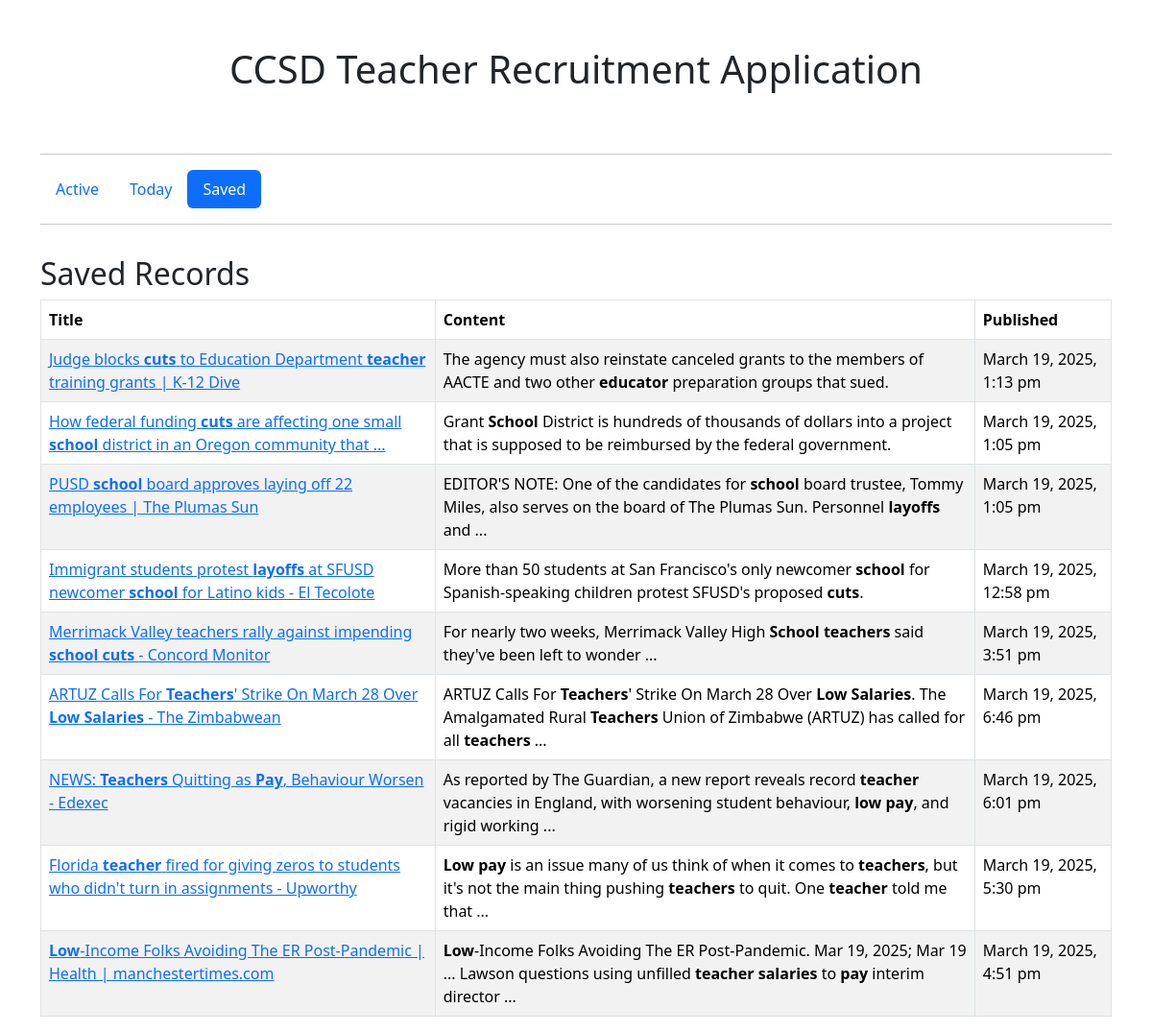
The page /saved.php on the database as committed earlier.
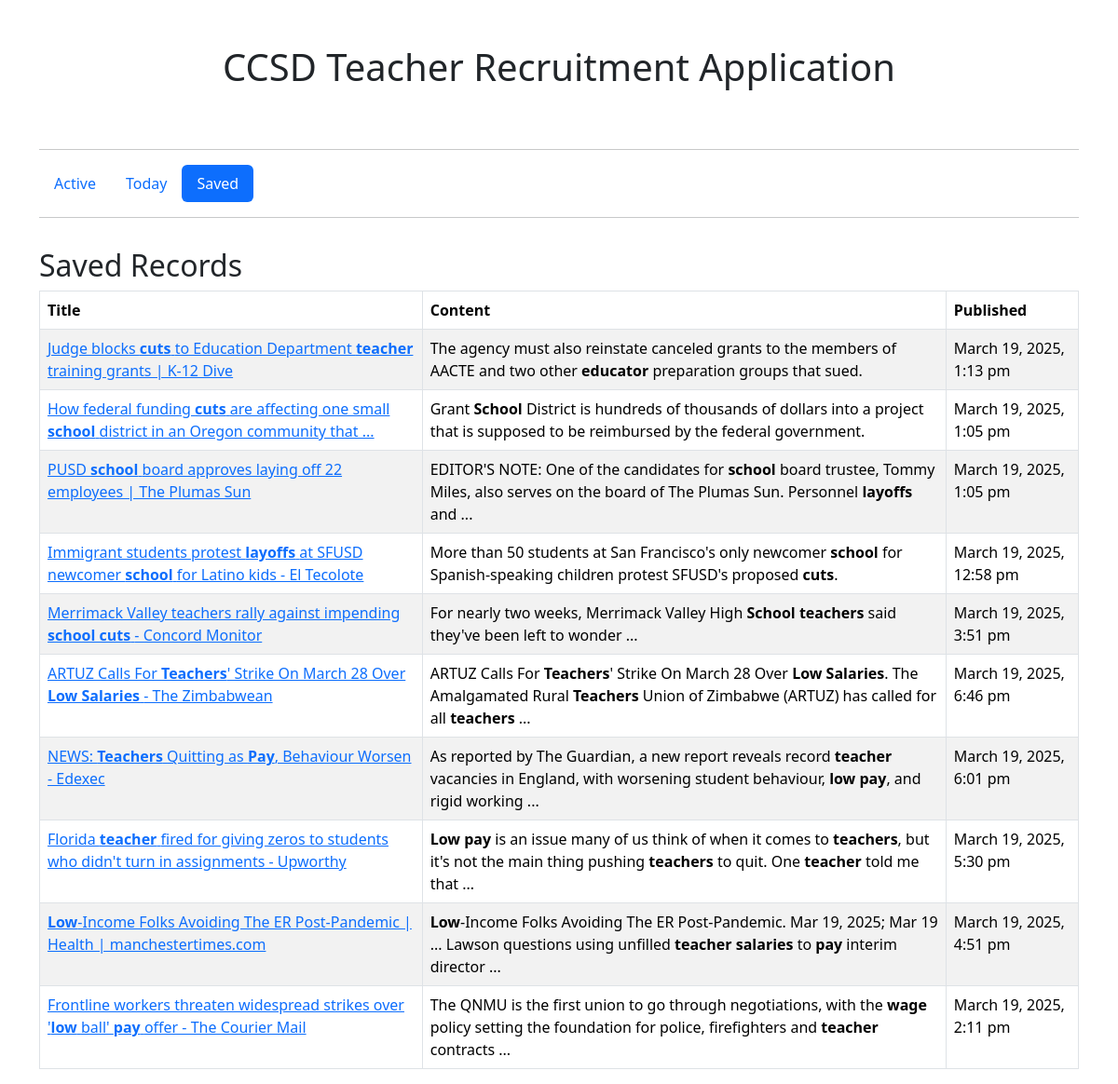
The same page on the database as committed later.
### tables this page shows
CREATE TABLE teacherRecruitment (
    id INTEGER PRIMARY KEY, 
    title TEXT UNIQUE, 
    content TEXT UNIQUE, 
    published TEXT, 
    link TEXT UNIQUE,
    active BOOLEAN DEFAULT 1, 
    saved BOOLEAN DEFAULT 0);

### saved.php (the view, shortened to what this page needs)
<?php
include('includes/head.php');
include('includes/header.php');
$db = new SQLite3('teacherRecruitment.db');
?>
    <div class="container">
        <div class="row">
            <div class="col">
                <h2>Saved Records</h2>
                <table id="savedTable" class="table table-striped table-bordered">
                    <thead>
                    <tr>
                        <th>Title</th>
                        <th>Content</th>
                        <th>Published</th>
                    </tr>
                    </thead>
                    <tbody>
                    <?php
                    $results = $db->query("SELECT * FROM teacherRecruitment WHERE saved = 1");
                    while ($row = $results->fetchArray(SQLITE3_ASSOC)) { ?>
                        <tr>
                            <td><a href='<?php echo $row['link']; ?>'><?php echo $row['title']; ?></a></td>
                            <td><?php echo $row['content']; ?></td>
                            <td><?php echo $row['published']; ?></td>
                        </tr>
                    <?php }
                    ?>
                    </tbody>
                </table>
            </div>
        </div>
    </div>
<?php include('includes/footer.php'); ?>

### includes/head.php (shortened to what this page needs)
<!doctype html>
<html lang="en">
<head>
    <link rel="stylesheet" href="https://cdn.jsdelivr.net/npm/bootstrap@5.3.3/dist/css/bootstrap.min.css">
    <link rel="stylesheet" href="https://cdn.datatables.net/2.2.2/css/dataTables.dataTables.css" />
</head>
<body>

### includes/header.php (shortened to what this page needs)
<div class="container pt-5 pb-3">
    <div class="row">
        <div class="col">
            <h1 class="text-center pb-5">CCSD Teacher Recruitment Application</h1>
            <hr/>
            <?php
            $currentUri = $_SERVER['REQUEST_URI'];
            if ($currentUri == '/ccsd-teacher-recruitment/saved.php') {
                ?><ul class="nav nav-pills">
                    <li class="nav-item">
                        <a class="nav-link" aria-current="page" href="/ccsd-teacher-recruitment/">Active</a>
                    </li>
                    <li class="nav-item">
                        <a class="nav-link" href="#">Today</a>
                    </li>
                    <li class="nav-item">
                        <a class="nav-link active" href="/ccsd-teacher-recruitment/saved.php">Saved</a>
                    </li>
                </ul>
            <?php } ?>
            <hr/>
        </div>
    </div>
</div>

### includes/footer.php (shortened to what this page needs)
</body>
</html>

Rows that differ between the two databases and show on the page:
now on this page (row edited): teacherrecruitment: title "Frontline workers threaten widespread strikes over ' low ball' pay offer - The Courier Mail", content "The QNMU is the first union to go through negotiations, with the wage policy setting the foundation for police, firefighters and teacher contracts ...", published "March 19, 2025, 2:11 pm"
